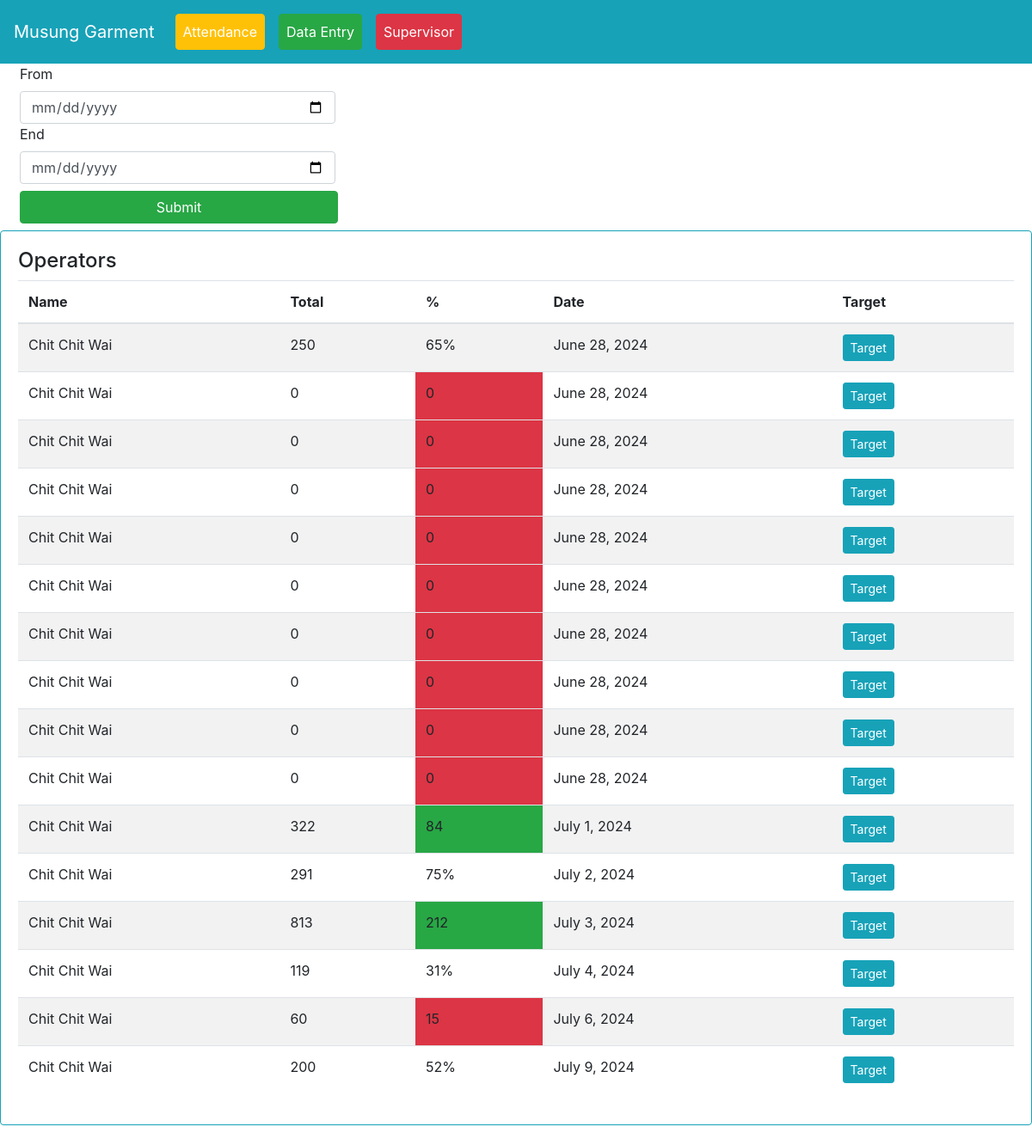
Page /daily_rep_filter_operator/23/ on the earlier database version.
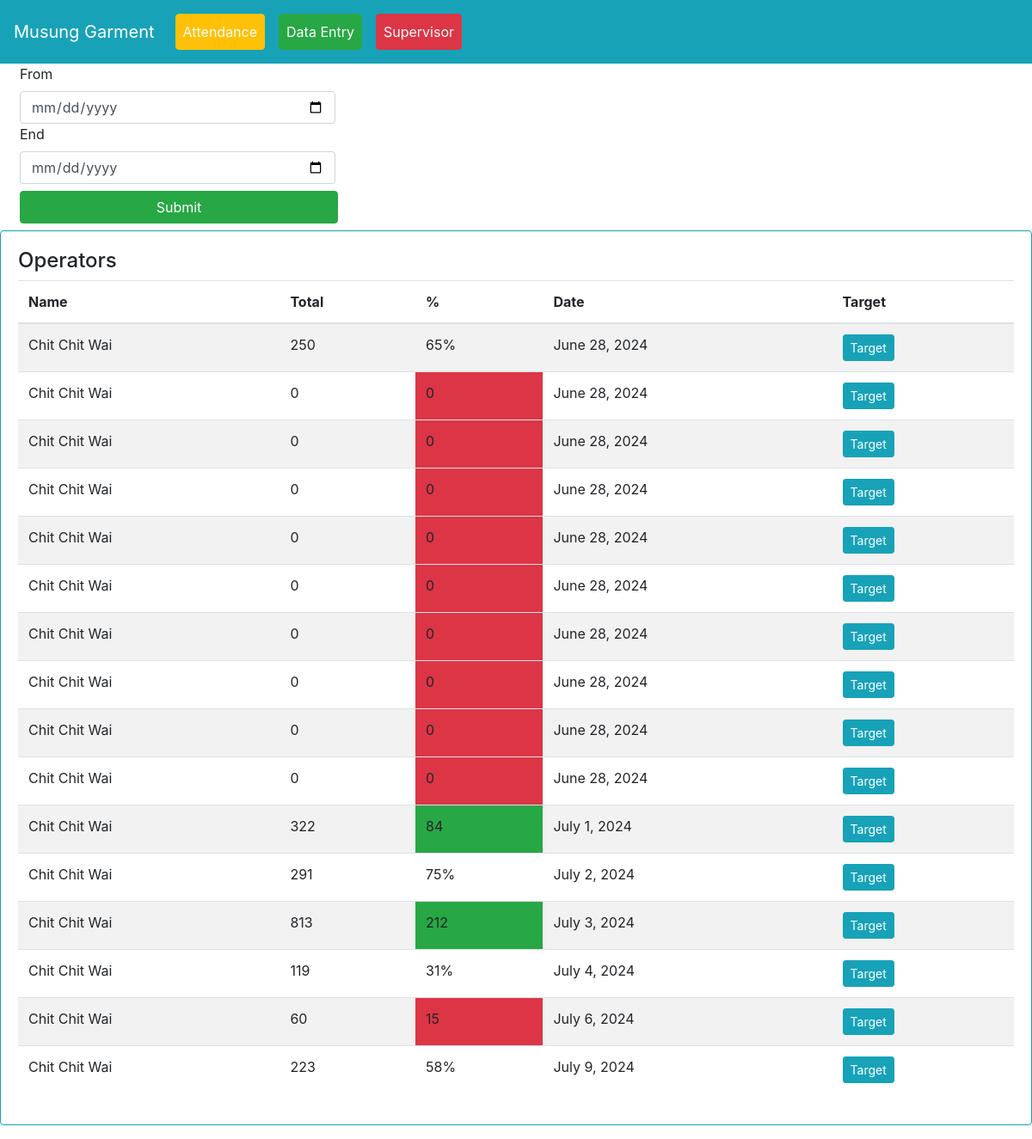
Same page on the later database version.
### myapp/models.py (models this page shows, shortened)
class daily_report(models.Model):
    operator_name = models.ForeignKey(operator, on_delete=models.CASCADE)
    line = models.ForeignKey(line, on_delete=models.CASCADE)
    h1 = models.PositiveIntegerField(default=0)
    h2 = models.PositiveIntegerField(default=0)
    h3 = models.PositiveIntegerField(default=0)
    h4 = models.PositiveIntegerField(default=0)
    h5 = models.PositiveIntegerField(default=0)
    h6 = models.PositiveIntegerField(default=0)
    h7 = models.PositiveIntegerField(default=0)
    h8 = models.PositiveIntegerField(default=0)
    h9 = models.PositiveIntegerField(default=0)
    h10 = models.PositiveIntegerField(default=0)
    h11 = models.PositiveIntegerField(default=0)
    h12 = models.PositiveIntegerField(default=0)
    target = models.PositiveIntegerField(default=0)
    target_qty = models.PositiveIntegerField(default=0)
    target_per = models.PositiveIntegerField(default=0)
    combine = models.PositiveIntegerField(default=1)
    absant = models.BooleanField(default=False)
    remark = models.TextField(blank=True, null=True)
    created_date = models.DateField(auto_now_add=True)
    updated_at = models.DateTimeField(auto_now=True)

class operator(models.Model):
    name = models.CharField(max_length=255)
    line = models.ForeignKey(line, on_delete=models.CASCADE)
    point = models.ForeignKey(point, on_delete=models.CASCADE, blank=True, null=True)
    employee_code = models.CharField(max_length=255, blank=True, null=True)
    burmese = models.CharField(max_length=255, blank=True, null=True)
    role = models.CharField(max_length=255, blank=True, null=True)
    daily_target = models.PositiveIntegerField(default=0)
    resign = models.BooleanField(default=False)
    status = models.BooleanField(default=False)
    def __str__(self):
        return self.name

### myapp/views.py (the view)
# urls.py: path('daily_rep_filter_operator/<int:id>/', views.daily_rep_filter_operator, name='daily_rep_filter_operator'),
def daily_rep_filter_operator(request,id):
    p =  operator.objects.get(id=id)
    pk = id
    op = daily_report.objects.filter(operator_name=p)
    context = {'op':op, 'optr_obj':pk}
    return render(request, 'daily_rep_filter_operator.html', context)

### templates/daily_rep_filter_operator.html (shortened to what this page needs)
{% extends 'base.html' %}
{% block content %}
<form action="{% url 'myapp:daily_rep_filter_bydate' %}" method="post">{% csrf_token %}
<div class="ml-2">
  <div class="col-md-4">
    <label>From</label>
    <input type="date" name="fdate" class="form-control">
  </div>
  <div class="col-md-4">
    <label>End</label>
    <input type="date" name="edate" class="form-control">
  </div>
</div>
<div class="col-md-4 m-2">
  <input type="submit" name="" class="btn btn-success btn-block">
</div>
</form>
<div class="card border-info mb-3">
  <div class="card-body">
<h4>Operators</h4>
<table class="table table-striped">
  <thead>
    <tr>
      <th scope="col">Name</th>
      <th scope="col">Total</th>
      <th scope="col">%</th>
      <th scope="col">Date</th>
      <th scope="col">Target</th>
    </tr>
  </thead>
  <tbody>
  	{% for i in op %}
    <tr class="drvtbltr">
      <td>{{i.operator_name}}</td>
      <td>{{i.target_qty}}</td>
      {% if i.target_per > 80 %}
      <td class="bg-success">{{i.target_per}}</td>
      {% elif i.target_per < 20 %}
      <td class="bg-danger">{{i.target_per}}</td>
      {% else %}
      <td>{{i.target_per}}%</td>
      {% endif %}
      <td>{{i.created_date}}</td>
      <td>
<button type="button" class="btn btn-sm btn-info" data-toggle="modal" data-target="#optTargetMoal-{{i.id}}">
  Target
</button>
      </td>
    </tr>
    {% endfor %}
  </tbody>
</table>
  </div>
</div>
{% endblock content %}

Differences in the rows shown:
changed daily_report "July 9, 2024": target_qty "200" → "223"; target_per "52" → "58"
